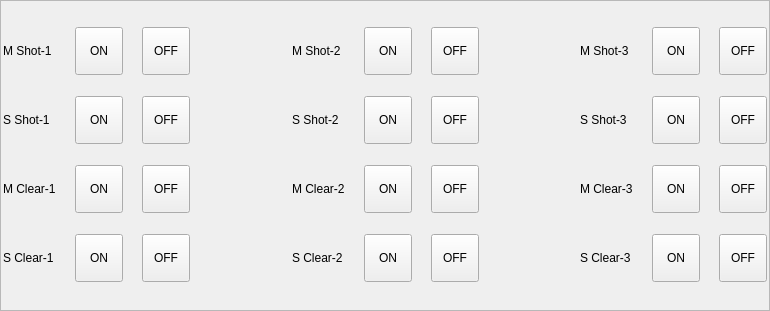
<?xml version="1.0" encoding="UTF-8"?>
<ui version="4.0">
 <class>HCManualFixtureFrame</class>
 <widget class="QFrame" name="HCManualFixtureFrame">
  <property name="geometry">
   <rect>
    <x>0</x>
    <y>0</y>
    <width>770</width>
    <height>311</height>
   </rect>
  </property>
  <property name="windowTitle">
   <string>Frame</string>
  </property>
  <property name="frameShape">
   <enum>QFrame::StyledPanel</enum>
  </property>
  <property name="frameShadow">
   <enum>QFrame::Raised</enum>
  </property>
  <layout class="QGridLayout" name="gridLayout">
   <property name="leftMargin">
    <number>2</number>
   </property>
   <property name="rightMargin">
    <number>2</number>
   </property>
   <property name="spacing">
    <number>6</number>
   </property>
   <item row="0" column="3">
    <widget class="QLabel" name="ms1Out">
     <property name="sizePolicy">
      <sizepolicy hsizetype="Fixed" vsizetype="Fixed">
       <horstretch>0</horstretch>
       <verstretch>0</verstretch>
      </sizepolicy>
     </property>
     <property name="text">
      <string/>
     </property>
     <property name="pixmap">
      <pixmap resource="../custom_widgets/iciomonitor/iciomonitor.qrc">:/resource/ledgray(16).png</pixmap>
     </property>
    </widget>
   </item>
   <item row="0" column="4">
    <widget class="QToolButton" name="ms1Off">
     <property name="sizePolicy">
      <sizepolicy hsizetype="Preferred" vsizetype="Preferred">
       <horstretch>0</horstretch>
       <verstretch>0</verstretch>
      </sizepolicy>
     </property>
     <property name="minimumSize">
      <size>
       <width>48</width>
       <height>48</height>
      </size>
     </property>
     <property name="maximumSize">
      <size>
       <width>48</width>
       <height>48</height>
      </size>
     </property>
     <property name="text">
      <string>OFF</string>
     </property>
    </widget>
   </item>
   <item row="0" column="0">
    <widget class="QLabel" name="label">
     <property name="text">
      <string>M Shot-1</string>
     </property>
    </widget>
   </item>
   <item row="0" column="1">
    <widget class="QLabel" name="ms1In">
     <property name="sizePolicy">
      <sizepolicy hsizetype="Fixed" vsizetype="Fixed">
       <horstretch>0</horstretch>
       <verstretch>0</verstretch>
      </sizepolicy>
     </property>
     <property name="text">
      <string/>
     </property>
     <property name="pixmap">
      <pixmap resource="../custom_widgets/iciomonitor/iciomonitor.qrc">:/resource/ledgray(16).png</pixmap>
     </property>
    </widget>
   </item>
   <item row="0" column="2">
    <widget class="QToolButton" name="ms1On">
     <property name="sizePolicy">
      <sizepolicy hsizetype="Preferred" vsizetype="Preferred">
       <horstretch>0</horstretch>
       <verstretch>0</verstretch>
      </sizepolicy>
     </property>
     <property name="minimumSize">
      <size>
       <width>48</width>
       <height>48</height>
      </size>
     </property>
     <property name="maximumSize">
      <size>
       <width>48</width>
       <height>48</height>
      </size>
     </property>
     <property name="text">
      <string>ON</string>
     </property>
    </widget>
   </item>
   <item row="1" column="2">
    <widget class="QToolButton" name="ss1On">
     <property name="sizePolicy">
      <sizepolicy hsizetype="Preferred" vsizetype="Preferred">
       <horstretch>0</horstretch>
       <verstretch>0</verstretch>
      </sizepolicy>
     </property>
     <property name="minimumSize">
      <size>
       <width>48</width>
       <height>48</height>
      </size>
     </property>
     <property name="maximumSize">
      <size>
       <width>48</width>
       <height>48</height>
      </size>
     </property>
     <property name="text">
      <string>ON</string>
     </property>
    </widget>
   </item>
   <item row="1" column="3">
    <widget class="QLabel" name="ss1Out">
     <property name="sizePolicy">
      <sizepolicy hsizetype="Fixed" vsizetype="Fixed">
       <horstretch>0</horstretch>
       <verstretch>0</verstretch>
      </sizepolicy>
     </property>
     <property name="text">
      <string/>
     </property>
     <property name="pixmap">
      <pixmap resource="../custom_widgets/iciomonitor/iciomonitor.qrc">:/resource/ledgray(16).png</pixmap>
     </property>
    </widget>
   </item>
   <item row="1" column="1">
    <widget class="QLabel" name="ss1In">
     <property name="sizePolicy">
      <sizepolicy hsizetype="Fixed" vsizetype="Fixed">
       <horstretch>0</horstretch>
       <verstretch>0</verstretch>
      </sizepolicy>
     </property>
     <property name="text">
      <string/>
     </property>
     <property name="pixmap">
      <pixmap resource="../custom_widgets/iciomonitor/iciomonitor.qrc">:/resource/ledgray(16).png</pixmap>
     </property>
    </widget>
   </item>
   <item row="1" column="4">
    <widget class="QToolButton" name="ss1Off">
     <property name="sizePolicy">
      <sizepolicy hsizetype="Preferred" vsizetype="Preferred">
       <horstretch>0</horstretch>
       <verstretch>0</verstretch>
      </sizepolicy>
     </property>
     <property name="minimumSize">
      <size>
       <width>48</width>
       <height>48</height>
      </size>
     </property>
     <property name="maximumSize">
      <size>
       <width>48</width>
       <height>48</height>
      </size>
     </property>
     <property name="text">
      <string>OFF</string>
     </property>
    </widget>
   </item>
   <item row="0" column="15">
    <widget class="QLabel" name="ms3In">
     <property name="sizePolicy">
      <sizepolicy hsizetype="Fixed" vsizetype="Fixed">
       <horstretch>0</horstretch>
       <verstretch>0</verstretch>
      </sizepolicy>
     </property>
     <property name="text">
      <string/>
     </property>
     <property name="pixmap">
      <pixmap resource="../custom_widgets/iciomonitor/iciomonitor.qrc">:/resource/ledgray(16).png</pixmap>
     </property>
    </widget>
   </item>
   <item row="1" column="6">
    <widget class="QLabel" name="label_5">
     <property name="text">
      <string>S Shot-2</string>
     </property>
    </widget>
   </item>
   <item row="2" column="0">
    <widget class="QLabel" name="label_7">
     <property name="text">
      <string>M Clear-1</string>
     </property>
    </widget>
   </item>
   <item row="1" column="8">
    <widget class="QToolButton" name="ss2On">
     <property name="sizePolicy">
      <sizepolicy hsizetype="Preferred" vsizetype="Preferred">
       <horstretch>0</horstretch>
       <verstretch>0</verstretch>
      </sizepolicy>
     </property>
     <property name="minimumSize">
      <size>
       <width>48</width>
       <height>48</height>
      </size>
     </property>
     <property name="maximumSize">
      <size>
       <width>48</width>
       <height>48</height>
      </size>
     </property>
     <property name="text">
      <string>ON</string>
     </property>
    </widget>
   </item>
   <item row="1" column="15">
    <widget class="QLabel" name="ss3In">
     <property name="sizePolicy">
      <sizepolicy hsizetype="Fixed" vsizetype="Fixed">
       <horstretch>0</horstretch>
       <verstretch>0</verstretch>
      </sizepolicy>
     </property>
     <property name="text">
      <string/>
     </property>
     <property name="pixmap">
      <pixmap resource="../custom_widgets/iciomonitor/iciomonitor.qrc">:/resource/ledgray(16).png</pixmap>
     </property>
    </widget>
   </item>
   <item row="1" column="12">
    <widget class="QToolButton" name="ss2Off">
     <property name="sizePolicy">
      <sizepolicy hsizetype="Preferred" vsizetype="Preferred">
       <horstretch>0</horstretch>
       <verstretch>0</verstretch>
      </sizepolicy>
     </property>
     <property name="minimumSize">
      <size>
       <width>48</width>
       <height>48</height>
      </size>
     </property>
     <property name="maximumSize">
      <size>
       <width>48</width>
       <height>48</height>
      </size>
     </property>
     <property name="text">
      <string>OFF</string>
     </property>
    </widget>
   </item>
   <item row="0" column="18">
    <widget class="QToolButton" name="ms3Off">
     <property name="sizePolicy">
      <sizepolicy hsizetype="Preferred" vsizetype="Preferred">
       <horstretch>0</horstretch>
       <verstretch>0</verstretch>
      </sizepolicy>
     </property>
     <property name="minimumSize">
      <size>
       <width>48</width>
       <height>48</height>
      </size>
     </property>
     <property name="maximumSize">
      <size>
       <width>48</width>
       <height>48</height>
      </size>
     </property>
     <property name="text">
      <string>OFF</string>
     </property>
    </widget>
   </item>
   <item row="0" column="13">
    <spacer name="horizontalSpacer_2">
     <property name="orientation">
      <enum>Qt::Horizontal</enum>
     </property>
     <property name="sizeHint" stdset="0">
      <size>
       <width>40</width>
       <height>20</height>
      </size>
     </property>
    </spacer>
   </item>
   <item row="0" column="17">
    <widget class="QLabel" name="ms3Out">
     <property name="sizePolicy">
      <sizepolicy hsizetype="Fixed" vsizetype="Fixed">
       <horstretch>0</horstretch>
       <verstretch>0</verstretch>
      </sizepolicy>
     </property>
     <property name="text">
      <string/>
     </property>
     <property name="pixmap">
      <pixmap resource="../custom_widgets/iciomonitor/iciomonitor.qrc">:/resource/ledgray(16).png</pixmap>
     </property>
    </widget>
   </item>
   <item row="1" column="0">
    <widget class="QLabel" name="label_4">
     <property name="text">
      <string>S Shot-1</string>
     </property>
    </widget>
   </item>
   <item row="1" column="7">
    <widget class="QLabel" name="ss2In">
     <property name="sizePolicy">
      <sizepolicy hsizetype="Fixed" vsizetype="Fixed">
       <horstretch>0</horstretch>
       <verstretch>0</verstretch>
      </sizepolicy>
     </property>
     <property name="text">
      <string/>
     </property>
     <property name="pixmap">
      <pixmap resource="../custom_widgets/iciomonitor/iciomonitor.qrc">:/resource/ledgray(16).png</pixmap>
     </property>
    </widget>
   </item>
   <item row="0" column="16">
    <widget class="QToolButton" name="ms3On">
     <property name="sizePolicy">
      <sizepolicy hsizetype="Preferred" vsizetype="Preferred">
       <horstretch>0</horstretch>
       <verstretch>0</verstretch>
      </sizepolicy>
     </property>
     <property name="minimumSize">
      <size>
       <width>48</width>
       <height>48</height>
      </size>
     </property>
     <property name="maximumSize">
      <size>
       <width>48</width>
       <height>48</height>
      </size>
     </property>
     <property name="text">
      <string>ON</string>
     </property>
    </widget>
   </item>
   <item row="0" column="14">
    <widget class="QLabel" name="label_2">
     <property name="text">
      <string>M Shot-3</string>
     </property>
    </widget>
   </item>
   <item row="0" column="5">
    <spacer name="horizontalSpacer">
     <property name="orientation">
      <enum>Qt::Horizontal</enum>
     </property>
     <property name="sizeHint" stdset="0">
      <size>
       <width>64</width>
       <height>45</height>
      </size>
     </property>
    </spacer>
   </item>
   <item row="0" column="6">
    <widget class="QLabel" name="label_3">
     <property name="text">
      <string>M Shot-2</string>
     </property>
    </widget>
   </item>
   <item row="0" column="7">
    <widget class="QLabel" name="ms2In">
     <property name="sizePolicy">
      <sizepolicy hsizetype="Fixed" vsizetype="Fixed">
       <horstretch>0</horstretch>
       <verstretch>0</verstretch>
      </sizepolicy>
     </property>
     <property name="text">
      <string/>
     </property>
     <property name="pixmap">
      <pixmap resource="../custom_widgets/iciomonitor/iciomonitor.qrc">:/resource/ledgray(16).png</pixmap>
     </property>
    </widget>
   </item>
   <item row="1" column="16">
    <widget class="QToolButton" name="ss3On">
     <property name="sizePolicy">
      <sizepolicy hsizetype="Preferred" vsizetype="Preferred">
       <horstretch>0</horstretch>
       <verstretch>0</verstretch>
      </sizepolicy>
     </property>
     <property name="minimumSize">
      <size>
       <width>48</width>
       <height>48</height>
      </size>
     </property>
     <property name="maximumSize">
      <size>
       <width>48</width>
       <height>48</height>
      </size>
     </property>
     <property name="text">
      <string>ON</string>
     </property>
    </widget>
   </item>
   <item row="1" column="18">
    <widget class="QToolButton" name="ss3Off">
     <property name="sizePolicy">
      <sizepolicy hsizetype="Preferred" vsizetype="Preferred">
       <horstretch>0</horstretch>
       <verstretch>0</verstretch>
      </sizepolicy>
     </property>
     <property name="minimumSize">
      <size>
       <width>48</width>
       <height>48</height>
      </size>
     </property>
     <property name="maximumSize">
      <size>
       <width>48</width>
       <height>48</height>
      </size>
     </property>
     <property name="text">
      <string>OFF</string>
     </property>
    </widget>
   </item>
   <item row="1" column="17">
    <widget class="QLabel" name="ss3Out">
     <property name="sizePolicy">
      <sizepolicy hsizetype="Fixed" vsizetype="Fixed">
       <horstretch>0</horstretch>
       <verstretch>0</verstretch>
      </sizepolicy>
     </property>
     <property name="text">
      <string/>
     </property>
     <property name="pixmap">
      <pixmap resource="../custom_widgets/iciomonitor/iciomonitor.qrc">:/resource/ledgray(16).png</pixmap>
     </property>
    </widget>
   </item>
   <item row="2" column="2">
    <widget class="QToolButton" name="mc1On">
     <property name="sizePolicy">
      <sizepolicy hsizetype="Preferred" vsizetype="Preferred">
       <horstretch>0</horstretch>
       <verstretch>0</verstretch>
      </sizepolicy>
     </property>
     <property name="minimumSize">
      <size>
       <width>48</width>
       <height>48</height>
      </size>
     </property>
     <property name="maximumSize">
      <size>
       <width>48</width>
       <height>48</height>
      </size>
     </property>
     <property name="text">
      <string>ON</string>
     </property>
    </widget>
   </item>
   <item row="2" column="3">
    <widget class="QLabel" name="mc1Out">
     <property name="sizePolicy">
      <sizepolicy hsizetype="Fixed" vsizetype="Fixed">
       <horstretch>0</horstretch>
       <verstretch>0</verstretch>
      </sizepolicy>
     </property>
     <property name="text">
      <string/>
     </property>
     <property name="pixmap">
      <pixmap resource="../custom_widgets/iciomonitor/iciomonitor.qrc">:/resource/ledgray(16).png</pixmap>
     </property>
    </widget>
   </item>
   <item row="2" column="8">
    <widget class="QToolButton" name="mc2On">
     <property name="sizePolicy">
      <sizepolicy hsizetype="Preferred" vsizetype="Preferred">
       <horstretch>0</horstretch>
       <verstretch>0</verstretch>
      </sizepolicy>
     </property>
     <property name="minimumSize">
      <size>
       <width>48</width>
       <height>48</height>
      </size>
     </property>
     <property name="maximumSize">
      <size>
       <width>48</width>
       <height>48</height>
      </size>
     </property>
     <property name="text">
      <string>ON</string>
     </property>
    </widget>
   </item>
   <item row="2" column="10">
    <widget class="QLabel" name="mc2Out">
     <property name="sizePolicy">
      <sizepolicy hsizetype="Fixed" vsizetype="Fixed">
       <horstretch>0</horstretch>
       <verstretch>0</verstretch>
      </sizepolicy>
     </property>
     <property name="text">
      <string/>
     </property>
     <property name="pixmap">
      <pixmap resource="../custom_widgets/iciomonitor/iciomonitor.qrc">:/resource/ledgray(16).png</pixmap>
     </property>
    </widget>
   </item>
   <item row="2" column="14">
    <widget class="QLabel" name="label_9">
     <property name="text">
      <string>M Clear-3</string>
     </property>
    </widget>
   </item>
   <item row="2" column="4">
    <widget class="QToolButton" name="mc1Off">
     <property name="sizePolicy">
      <sizepolicy hsizetype="Preferred" vsizetype="Preferred">
       <horstretch>0</horstretch>
       <verstretch>0</verstretch>
      </sizepolicy>
     </property>
     <property name="minimumSize">
      <size>
       <width>48</width>
       <height>48</height>
      </size>
     </property>
     <property name="maximumSize">
      <size>
       <width>48</width>
       <height>48</height>
      </size>
     </property>
     <property name="text">
      <string>OFF</string>
     </property>
    </widget>
   </item>
   <item row="2" column="6">
    <widget class="QLabel" name="label_8">
     <property name="text">
      <string>M Clear-2</string>
     </property>
    </widget>
   </item>
   <item row="0" column="8">
    <widget class="QToolButton" name="ms2On">
     <property name="sizePolicy">
      <sizepolicy hsizetype="Preferred" vsizetype="Preferred">
       <horstretch>0</horstretch>
       <verstretch>0</verstretch>
      </sizepolicy>
     </property>
     <property name="minimumSize">
      <size>
       <width>48</width>
       <height>48</height>
      </size>
     </property>
     <property name="maximumSize">
      <size>
       <width>48</width>
       <height>48</height>
      </size>
     </property>
     <property name="text">
      <string>ON</string>
     </property>
    </widget>
   </item>
   <item row="0" column="12">
    <widget class="QToolButton" name="ms2Off">
     <property name="sizePolicy">
      <sizepolicy hsizetype="Preferred" vsizetype="Preferred">
       <horstretch>0</horstretch>
       <verstretch>0</verstretch>
      </sizepolicy>
     </property>
     <property name="minimumSize">
      <size>
       <width>48</width>
       <height>48</height>
      </size>
     </property>
     <property name="maximumSize">
      <size>
       <width>48</width>
       <height>48</height>
      </size>
     </property>
     <property name="text">
      <string>OFF</string>
     </property>
    </widget>
   </item>
   <item row="0" column="10">
    <widget class="QLabel" name="ms2Out">
     <property name="sizePolicy">
      <sizepolicy hsizetype="Fixed" vsizetype="Fixed">
       <horstretch>0</horstretch>
       <verstretch>0</verstretch>
      </sizepolicy>
     </property>
     <property name="text">
      <string/>
     </property>
     <property name="pixmap">
      <pixmap resource="../custom_widgets/iciomonitor/iciomonitor.qrc">:/resource/ledgray(16).png</pixmap>
     </property>
    </widget>
   </item>
   <item row="2" column="1">
    <widget class="QLabel" name="mc1In">
     <property name="sizePolicy">
      <sizepolicy hsizetype="Fixed" vsizetype="Fixed">
       <horstretch>0</horstretch>
       <verstretch>0</verstretch>
      </sizepolicy>
     </property>
     <property name="text">
      <string/>
     </property>
     <property name="pixmap">
      <pixmap resource="../custom_widgets/iciomonitor/iciomonitor.qrc">:/resource/ledgray(16).png</pixmap>
     </property>
    </widget>
   </item>
   <item row="1" column="14">
    <widget class="QLabel" name="label_6">
     <property name="text">
      <string>S Shot-3</string>
     </property>
    </widget>
   </item>
   <item row="1" column="10">
    <widget class="QLabel" name="ss2Out">
     <property name="sizePolicy">
      <sizepolicy hsizetype="Fixed" vsizetype="Fixed">
       <horstretch>0</horstretch>
       <verstretch>0</verstretch>
      </sizepolicy>
     </property>
     <property name="text">
      <string/>
     </property>
     <property name="pixmap">
      <pixmap resource="../custom_widgets/iciomonitor/iciomonitor.qrc">:/resource/ledgray(16).png</pixmap>
     </property>
    </widget>
   </item>
   <item row="2" column="12">
    <widget class="QToolButton" name="mc2Off">
     <property name="sizePolicy">
      <sizepolicy hsizetype="Preferred" vsizetype="Preferred">
       <horstretch>0</horstretch>
       <verstretch>0</verstretch>
      </sizepolicy>
     </property>
     <property name="minimumSize">
      <size>
       <width>48</width>
       <height>48</height>
      </size>
     </property>
     <property name="maximumSize">
      <size>
       <width>48</width>
       <height>48</height>
      </size>
     </property>
     <property name="text">
      <string>OFF</string>
     </property>
    </widget>
   </item>
   <item row="2" column="15">
    <widget class="QLabel" name="mc3In">
     <property name="sizePolicy">
      <sizepolicy hsizetype="Fixed" vsizetype="Fixed">
       <horstretch>0</horstretch>
       <verstretch>0</verstretch>
      </sizepolicy>
     </property>
     <property name="text">
      <string/>
     </property>
     <property name="pixmap">
      <pixmap resource="../custom_widgets/iciomonitor/iciomonitor.qrc">:/resource/ledgray(16).png</pixmap>
     </property>
    </widget>
   </item>
   <item row="2" column="17">
    <widget class="QLabel" name="mc3Out">
     <property name="sizePolicy">
      <sizepolicy hsizetype="Fixed" vsizetype="Fixed">
       <horstretch>0</horstretch>
       <verstretch>0</verstretch>
      </sizepolicy>
     </property>
     <property name="text">
      <string/>
     </property>
     <property name="pixmap">
      <pixmap resource="../custom_widgets/iciomonitor/iciomonitor.qrc">:/resource/ledgray(16).png</pixmap>
     </property>
    </widget>
   </item>
   <item row="2" column="18">
    <widget class="QToolButton" name="mc3Off">
     <property name="sizePolicy">
      <sizepolicy hsizetype="Preferred" vsizetype="Preferred">
       <horstretch>0</horstretch>
       <verstretch>0</verstretch>
      </sizepolicy>
     </property>
     <property name="minimumSize">
      <size>
       <width>48</width>
       <height>48</height>
      </size>
     </property>
     <property name="maximumSize">
      <size>
       <width>48</width>
       <height>48</height>
      </size>
     </property>
     <property name="text">
      <string>OFF</string>
     </property>
    </widget>
   </item>
   <item row="2" column="16">
    <widget class="QToolButton" name="mc3On">
     <property name="sizePolicy">
      <sizepolicy hsizetype="Preferred" vsizetype="Preferred">
       <horstretch>0</horstretch>
       <verstretch>0</verstretch>
      </sizepolicy>
     </property>
     <property name="minimumSize">
      <size>
       <width>48</width>
       <height>48</height>
      </size>
     </property>
     <property name="maximumSize">
      <size>
       <width>48</width>
       <height>48</height>
      </size>
     </property>
     <property name="text">
      <string>ON</string>
     </property>
    </widget>
   </item>
   <item row="2" column="7">
    <widget class="QLabel" name="mc2In">
     <property name="sizePolicy">
      <sizepolicy hsizetype="Fixed" vsizetype="Fixed">
       <horstretch>0</horstretch>
       <verstretch>0</verstretch>
      </sizepolicy>
     </property>
     <property name="text">
      <string/>
     </property>
     <property name="pixmap">
      <pixmap resource="../custom_widgets/iciomonitor/iciomonitor.qrc">:/resource/ledgray(16).png</pixmap>
     </property>
    </widget>
   </item>
   <item row="3" column="0">
    <widget class="QLabel" name="label_10">
     <property name="text">
      <string>S Clear-1</string>
     </property>
    </widget>
   </item>
   <item row="3" column="1">
    <widget class="QLabel" name="sc1In">
     <property name="sizePolicy">
      <sizepolicy hsizetype="Fixed" vsizetype="Fixed">
       <horstretch>0</horstretch>
       <verstretch>0</verstretch>
      </sizepolicy>
     </property>
     <property name="text">
      <string/>
     </property>
     <property name="pixmap">
      <pixmap resource="../custom_widgets/iciomonitor/iciomonitor.qrc">:/resource/ledgray(16).png</pixmap>
     </property>
    </widget>
   </item>
   <item row="3" column="2">
    <widget class="QToolButton" name="sc1On">
     <property name="sizePolicy">
      <sizepolicy hsizetype="Preferred" vsizetype="Preferred">
       <horstretch>0</horstretch>
       <verstretch>0</verstretch>
      </sizepolicy>
     </property>
     <property name="minimumSize">
      <size>
       <width>48</width>
       <height>48</height>
      </size>
     </property>
     <property name="maximumSize">
      <size>
       <width>48</width>
       <height>48</height>
      </size>
     </property>
     <property name="text">
      <string>ON</string>
     </property>
    </widget>
   </item>
   <item row="3" column="3">
    <widget class="QLabel" name="sc1Out">
     <property name="sizePolicy">
      <sizepolicy hsizetype="Fixed" vsizetype="Fixed">
       <horstretch>0</horstretch>
       <verstretch>0</verstretch>
      </sizepolicy>
     </property>
     <property name="text">
      <string/>
     </property>
     <property name="pixmap">
      <pixmap resource="../custom_widgets/iciomonitor/iciomonitor.qrc">:/resource/ledgray(16).png</pixmap>
     </property>
    </widget>
   </item>
   <item row="3" column="4">
    <widget class="QToolButton" name="sc1Off">
     <property name="sizePolicy">
      <sizepolicy hsizetype="Preferred" vsizetype="Preferred">
       <horstretch>0</horstretch>
       <verstretch>0</verstretch>
      </sizepolicy>
     </property>
     <property name="minimumSize">
      <size>
       <width>48</width>
       <height>48</height>
      </size>
     </property>
     <property name="maximumSize">
      <size>
       <width>48</width>
       <height>48</height>
      </size>
     </property>
     <property name="text">
      <string>OFF</string>
     </property>
    </widget>
   </item>
   <item row="3" column="6">
    <widget class="QLabel" name="label_11">
     <property name="text">
      <string>S Clear-2</string>
     </property>
    </widget>
   </item>
   <item row="3" column="7">
    <widget class="QLabel" name="sc2In">
     <property name="sizePolicy">
      <sizepolicy hsizetype="Fixed" vsizetype="Fixed">
       <horstretch>0</horstretch>
       <verstretch>0</verstretch>
      </sizepolicy>
     </property>
     <property name="text">
      <string/>
     </property>
     <property name="pixmap">
      <pixmap resource="../custom_widgets/iciomonitor/iciomonitor.qrc">:/resource/ledgray(16).png</pixmap>
     </property>
    </widget>
   </item>
   <item row="3" column="8">
    <widget class="QToolButton" name="sc2On">
     <property name="sizePolicy">
      <sizepolicy hsizetype="Preferred" vsizetype="Preferred">
       <horstretch>0</horstretch>
       <verstretch>0</verstretch>
      </sizepolicy>
     </property>
     <property name="minimumSize">
      <size>
       <width>48</width>
       <height>48</height>
      </size>
     </property>
     <property name="maximumSize">
      <size>
       <width>48</width>
       <height>48</height>
      </size>
     </property>
     <property name="text">
      <string>ON</string>
     </property>
    </widget>
   </item>
   <item row="3" column="10">
    <widget class="QLabel" name="sc2Out">
     <property name="sizePolicy">
      <sizepolicy hsizetype="Fixed" vsizetype="Fixed">
       <horstretch>0</horstretch>
       <verstretch>0</verstretch>
      </sizepolicy>
     </property>
     <property name="text">
      <string/>
     </property>
     <property name="pixmap">
      <pixmap resource="../custom_widgets/iciomonitor/iciomonitor.qrc">:/resource/ledgray(16).png</pixmap>
     </property>
    </widget>
   </item>
   <item row="3" column="12">
    <widget class="QToolButton" name="sc2Off">
     <property name="sizePolicy">
      <sizepolicy hsizetype="Preferred" vsizetype="Preferred">
       <horstretch>0</horstretch>
       <verstretch>0</verstretch>
      </sizepolicy>
     </property>
     <property name="minimumSize">
      <size>
       <width>48</width>
       <height>48</height>
      </size>
     </property>
     <property name="maximumSize">
      <size>
       <width>48</width>
       <height>48</height>
      </size>
     </property>
     <property name="text">
      <string>OFF</string>
     </property>
    </widget>
   </item>
   <item row="3" column="14">
    <widget class="QLabel" name="label_12">
     <property name="text">
      <string>S Clear-3</string>
     </property>
    </widget>
   </item>
   <item row="3" column="15">
    <widget class="QLabel" name="sc3In">
     <property name="sizePolicy">
      <sizepolicy hsizetype="Fixed" vsizetype="Fixed">
       <horstretch>0</horstretch>
       <verstretch>0</verstretch>
      </sizepolicy>
     </property>
     <property name="text">
      <string/>
     </property>
     <property name="pixmap">
      <pixmap resource="../custom_widgets/iciomonitor/iciomonitor.qrc">:/resource/ledgray(16).png</pixmap>
     </property>
    </widget>
   </item>
   <item row="3" column="16">
    <widget class="QToolButton" name="sc3On">
     <property name="sizePolicy">
      <sizepolicy hsizetype="Preferred" vsizetype="Preferred">
       <horstretch>0</horstretch>
       <verstretch>0</verstretch>
      </sizepolicy>
     </property>
     <property name="minimumSize">
      <size>
       <width>48</width>
       <height>48</height>
      </size>
     </property>
     <property name="maximumSize">
      <size>
       <width>48</width>
       <height>48</height>
      </size>
     </property>
     <property name="text">
      <string>ON</string>
     </property>
    </widget>
   </item>
   <item row="3" column="17">
    <widget class="QLabel" name="sc3Out">
     <property name="sizePolicy">
      <sizepolicy hsizetype="Fixed" vsizetype="Fixed">
       <horstretch>0</horstretch>
       <verstretch>0</verstretch>
      </sizepolicy>
     </property>
     <property name="text">
      <string/>
     </property>
     <property name="pixmap">
      <pixmap resource="../custom_widgets/iciomonitor/iciomonitor.qrc">:/resource/ledgray(16).png</pixmap>
     </property>
    </widget>
   </item>
   <item row="3" column="18">
    <widget class="QToolButton" name="sc3Off">
     <property name="sizePolicy">
      <sizepolicy hsizetype="Preferred" vsizetype="Preferred">
       <horstretch>0</horstretch>
       <verstretch>0</verstretch>
      </sizepolicy>
     </property>
     <property name="minimumSize">
      <size>
       <width>48</width>
       <height>48</height>
      </size>
     </property>
     <property name="maximumSize">
      <size>
       <width>48</width>
       <height>48</height>
      </size>
     </property>
     <property name="text">
      <string>OFF</string>
     </property>
    </widget>
   </item>
  </layout>
 </widget>
 <resources>
  <include location="../custom_widgets/iciomonitor/iciomonitor.qrc"/>
 </resources>
 <connections/>
</ui>
